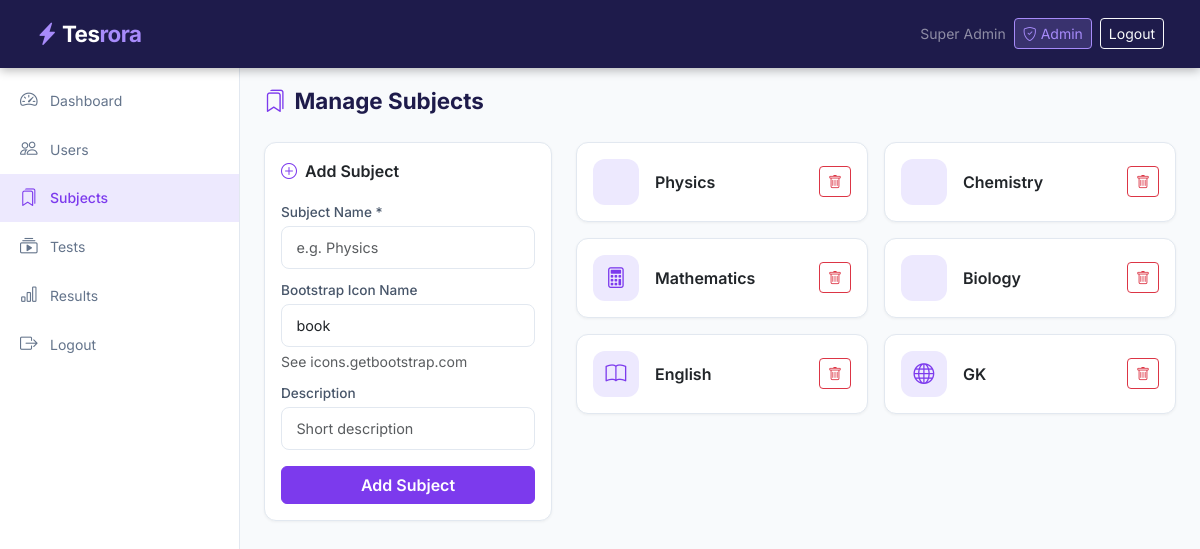
Screenshot of /admin/subjects (signed in) with the database file from the repository.
### app.py (models this page shows)
class User(db.Model):
    id            = db.Column(db.Integer, primary_key=True)
    name          = db.Column(db.String(100), nullable=False)
    email         = db.Column(db.String(100), unique=True, nullable=False)
    password      = db.Column(db.String(200), nullable=False)
    role          = db.Column(db.String(20), default='student')  # student/teacher/admin/superadmin
    is_verified   = db.Column(db.Boolean, default=False)
    otp           = db.Column(db.String(6))
    otp_expiry    = db.Column(db.DateTime)
    subscription  = db.Column(db.String(20), default='free')  # free/pro/premium
    sub_expiry    = db.Column(db.DateTime)
    created_at    = db.Column(db.DateTime, default=datetime.utcnow)
    avatar        = db.Column(db.String(200), default='')
    phone         = db.Column(db.String(15), default='')

class Subject(db.Model):
    id          = db.Column(db.Integer, primary_key=True)
    name        = db.Column(db.String(100), nullable=False)
    description = db.Column(db.Text)
    icon        = db.Column(db.String(50), default='book')
    created_by  = db.Column(db.Integer, db.ForeignKey('user.id'))

### app.py (the view, shortened to what this page needs)
@app.route('/admin/subjects', methods=['GET','POST'])
@admin_required
def admin_subjects():
    subjects = Subject.query.all()
    return render_template('admin_subjects.html', subjects=subjects)

### app.py (called while the page is built)
def admin_required(f):
    @wraps(f)
    def decorated(*args, **kwargs):
        if 'user_id' not in session:
            return redirect(url_for('login'))
        user = User.query.get(session['user_id'])
        if user.role not in ['admin', 'superadmin', 'teacher']:
            flash('Access denied!', 'danger')
            return redirect(url_for('dashboard'))
        return f(*args, **kwargs)
    return decorated

### templates/admin_subjects.html (shortened to what this page needs)
{% extends 'base.html' %}
{% block content %}
<div class="sidebar" id="sidebar">
  <a href="/admin" class="sidebar-link"><i class="bi bi-speedometer2"></i> Dashboard</a>
  <a href="/admin/users" class="sidebar-link"><i class="bi bi-people"></i> Users</a>
  <a href="/admin/subjects" class="sidebar-link active"><i class="bi bi-bookmarks"></i> Subjects</a>
  <a href="/admin/tests" class="sidebar-link"><i class="bi bi-collection-play"></i> Tests</a>
  <a href="/admin/results" class="sidebar-link"><i class="bi bi-bar-chart"></i> Results</a>
  <a href="/logout" class="sidebar-link"><i class="bi bi-box-arrow-right"></i> Logout</a>
</div>
<div class="main-content">
  <div class="page-title"><i class="bi bi-bookmarks me-2" style="color:#7c3aed"></i>Manage Subjects</div>
  <div class="row g-4">
    <div class="col-md-4">
      <div class="card p-3">
        <div class="fw-semibold mb-3"><i class="bi bi-plus-circle me-2" style="color:#7c3aed"></i>Add Subject</div>
        <form method="POST">
          <div class="mb-2">
            <label class="form-label">Subject Name *</label>
            <input type="text" name="name" class="form-control" placeholder="e.g. Physics" required>
          </div>
          <div class="mb-2">
            <label class="form-label">Bootstrap Icon Name</label>
            <input type="text" name="icon" class="form-control" placeholder="e.g. atom, flask, calculator" value="book">
            <div class="form-text">See icons.getbootstrap.com</div>
          </div>
          <div class="mb-3">
            <label class="form-label">Description</label>
            <input type="text" name="description" class="form-control" placeholder="Short description">
          </div>
          <button type="submit" class="btn btn-primary w-100 fw-semibold">Add Subject</button>
        </form>
      </div>
    </div>
    <div class="col-md-8">
      <div class="row g-3">
        {% for s in subjects %}
        <div class="col-sm-6">
          <div class="card p-3 d-flex flex-row align-items-center gap-3">
            <div style="width:46px;height:46px;background:#ede9fe;border-radius:12px;display:flex;align-items:center;justify-content:center;flex-shrink:0">
              <i class="bi bi-{{ s.icon }}" style="font-size:1.3rem;color:#7c3aed"></i>
            </div>
            <div class="flex-grow-1">
              <div class="fw-semibold">{{ s.name }}</div>
            </div>
            <a href="/admin/subjects/{{ s.id }}/delete" onclick="return confirm('Delete subject?')" class="btn btn-sm btn-outline-danger"><i class="bi bi-trash"></i></a>
          </div>
        </div>
        {% else %}
        <div class="col-12 empty-state"><i class="bi bi-bookmarks d-block"></i>Koi subject nahi.</div>
        {% endfor %}
      </div>
    </div>
  </div>
</div>
{% endblock %}

### templates/base.html (shortened to what this page needs)
<!DOCTYPE html>
<html lang="hi">
<head>
<link href="https://cdn.jsdelivr.net/npm/bootstrap@5.3.0/dist/css/bootstrap.min.css" rel="stylesheet">
<link href="https://cdn.jsdelivr.net/npm/bootstrap-icons@1.11.0/font/bootstrap-icons.css" rel="stylesheet">
</head>
<body>
<nav class="navbar navbar-expand-lg fixed-top" style="top:0;z-index:200">
  <div class="container-fluid">
    <a class="navbar-brand" href="/"><i class="bi bi-lightning-charge-fill me-1" style="color:#a78bfa"></i>Tes<span>rora</span></a>
    <div class="ms-auto d-flex align-items-center gap-2">
      {% if session.user_id %}
      <span class="d-none d-md-inline text-white-50 small">{{ session.user_name }}</span>
      {% if session.user_role in ['admin','superadmin','teacher'] %}
      <a href="/admin" class="btn btn-sm" style="background:rgba(167,139,250,0.2);color:#a78bfa;border:1px solid #a78bfa">
        <i class="bi bi-shield-check"></i> Admin
      </a>
      {% endif %}
      <a href="/logout" class="btn btn-sm btn-outline-light">Logout</a>
      {% else %}
      <a href="/login" class="btn btn-sm btn-outline-light">Login</a>
      <a href="/register" class="btn btn-sm btn-primary">Register</a>
      {% endif %}
    </div>
  </div>
</nav>
<div style="margin-top:60px">
{% block content %}{% endblock %}
</div>
</body>
</html>

### templates/base.html (style rules this page uses)
:root { --primary: #7c3aed; --primary-dark: #6d28d9; --primary-light: #ede9fe; --secondary: #0ea5e9; --success: #10b981; --danger: #ef4444; --warning: #f59e0b; --dark: #1e1b4b; --gray: #64748b; --light-bg: #f8fafc; --card-bg: #ffffff; --border: #e2e8f0; }
* { box-sizing: border-box; margin: 0; padding: 0; }
body { font-family: 'Inter', sans-serif; background: var(--light-bg); color: #1e293b; }
.navbar { background: var(--dark); padding: 0.75rem 1.5rem; box-shadow: 0 2px 10px rgba(0,0,0,0.3); }
.navbar-brand { color: #fff !important; font-weight: 700; font-size: 1.4rem; letter-spacing: -0.5px; }
.navbar-brand span { color: #a78bfa; }
.sidebar { width: 240px; background: #fff; min-height: calc(100vh - 60px); border-right: 1px solid var(--border); padding: 1rem 0; position: fixed; top: 60px; left: 0; z-index: 100; transition: transform 0.3s; }
.sidebar-link { display: flex; align-items: center; gap: 10px; padding: 0.7rem 1.25rem; color: var(--gray); font-size: 0.875rem; text-decoration: none; border-radius: 0; transition: all 0.2s; }
.sidebar-link:hover, .sidebar-link.active { background: var(--primary-light); color: var(--primary); font-weight: 500; }
.sidebar-link i { font-size: 1.1rem; width: 20px; }
.main-content { margin-left: 240px; padding: 1.5rem; min-height: calc(100vh - 60px); }
.card { background: var(--card-bg); border: 1px solid var(--border); border-radius: 12px; box-shadow: 0 1px 3px rgba(0,0,0,0.05); }
.btn-primary { background: var(--primary); border-color: var(--primary); }
.form-control, .form-select { border: 1px solid var(--border); border-radius: 8px; padding: 0.6rem 0.9rem; font-size: 0.9rem; }
.form-label { font-size: 0.85rem; font-weight: 500; color: #475569; margin-bottom: 4px; }
.page-title { font-size: 1.4rem; font-weight: 700; color: var(--dark); margin-bottom: 1.5rem; }

### rows the page displays
User: user_name "Super Admin"
Subject: name "Physics"
Subject: name "Chemistry"
Subject: name "Mathematics"
Subject: name "Biology"
Subject: name "English"
Subject: name "GK"
